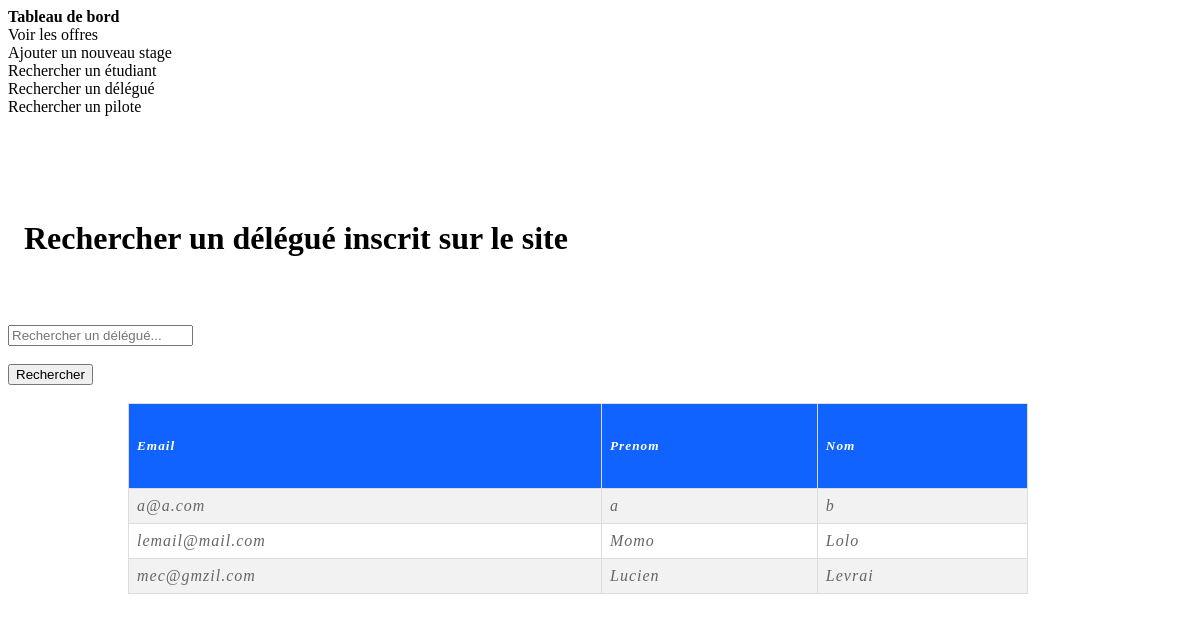
/Web_project/public/webPages/delegue_recherche.php, run on the app's committed database.
### tables this page shows
CREATE TABLE `delegue` (
  `del_id` bigint(20) NOT NULL,
  `email_id` varchar(50) NOT NULL,
  `password` varchar(30) NOT NULL,
  `firstName` varchar(50) NOT NULL,
  `lastName` varchar(50) NOT NULL
);

### Web_project/public/webPages/delegue_recherche.php (the view, shortened to what this page needs)
<?php
if(isset($_POST['search']))
{
    $valueToSearch = $_POST['valueToSearch'];
    $query = "SELECT * FROM `delegue` WHERE CONCAT(`del_id`, `email_id`, `firstName`, `lastName`) LIKE '%".$valueToSearch."%'";
    $search_result = filterTable($query);
}
 else {
    $query = "SELECT * FROM `delegue`";
    $search_result = filterTable($query);
}
function filterTable($query)
{
    $connect = mysqli_connect("localhost", "root", "", "internweb");
    $filter_Result = mysqli_query($connect, $query);
    return $filter_Result;
}
?>
<!DOCTYPE html>
<html>
    <head>
<div class="navbar fixed-top bg-white p box-shadow">
      <div class="row nav-scroller">
            <div class="col-2 text-left nav-li" onclick="loadDoc('content','public/webPages/employer_dashboard_home.php')">
              <strong> Tableau de bord </strong>
            </div>
            <div class="col-2 text-left nav-li" onclick="loadDoc('content','public/webPages/employer_dashboard_applicants.php')">
              Voir les offres
            </div>
            <div class="col-2 text-left nav-li" onclick="loadDoc('content','public/webPages/employer_dashboard_addintern.php')">
            Ajouter un nouveau stage
            </div>
            <div class="col-2 text-left nav-li" onclick="loadDoc('content','public/webPages/student_recherche.php')">
            Rechercher un étudiant
            </div>
            <div class="col-2 text-left nav-li" onclick="loadDoc('content','public/webPages/delegue_recherche.php')">
            Rechercher un délégué
            </div>
            <div class="col-2 text-left nav-li" onclick="loadDoc('content','public/webPages/employee_recherche.php')">
            Rechercher un pilote
            </div>
          </div>
    </div>
    </head>
    <body>
    <br><br><br><br><h3 class="text-left" style="font-size: 2rem;">&nbsp&nbspRechercher un délégué inscrit sur le site</h3><br><br>
    <div class="row">
            <div class="col-12">
                    <form action="public\webPages\delegue_recherche.php" method="post">
                            <input type="text" name="valueToSearch" placeholder="Rechercher un délégué..."><br><br>
                            <input type="submit" name="search" value="Rechercher"><br><br>
                            <table id="customers">
                                <tr>
                                <th><h5>Email</h5></th>
                                <th><h5>Prenom</h5></th>
                                <th><h5>Nom</h5></th>
                                </tr>
                                <?php while($row = mysqli_fetch_array($search_result)):?>
                                <tr>
                                    <td><?php echo $row['email_id'];?></td>
                                    <td><?php echo $row['firstName'];?></td>
                                    <td><?php echo $row['lastName'];?></td>
                                </tr>
                                <?php endwhile;?>
                            </table>
                        </form>
                        </div>
                        </div>
    </body>
</html>

### Web_project/public/webPages/delegue_recherche.php (style rules this page uses)
table,tr,th,td { border-width:1px; border-style:dotted; border-color:black; margin : auto; font-family: 'Rock Salt', cursive; padding: 20px; font-style: italic; caption-side: bottom; color: #666; letter-spacing: 1px; }
body { width : 100%; }
#customers { font-family: Arial, Helvetica, sans-serif; border-collapse: collapse; width: 75%; margin-left: 10%; }
#customers td, #customers th { border: 1px solid #ddd; padding: 8px; }
#customers tr:nth-child(even) { background-color: #f2f2f2; }
#customers th { padding-top: 12px; padding-bottom: 12px; text-align: left; background-color: #1063ff ; color: white; }

### data on the page
delegue: email "a@a.com", firstName "a", lastName "b"
delegue: email "lemail@mail.com", firstName "Momo", lastName "Lolo"
delegue: email "mec@gmzil.com", firstName "Lucien", lastName "Levrai"
